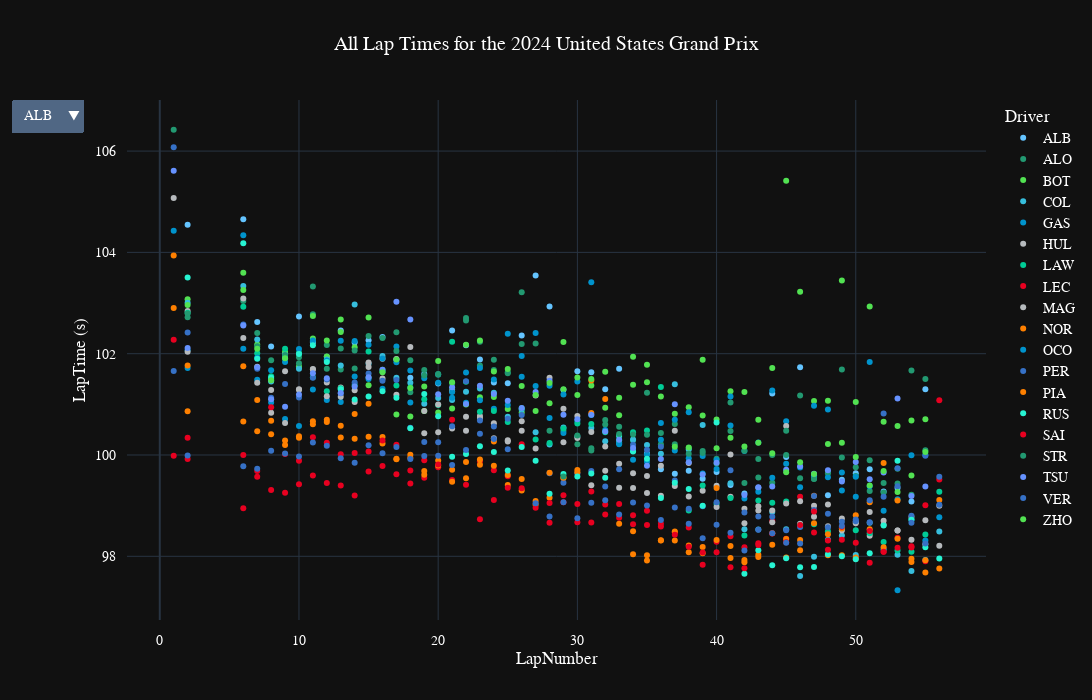

Source (notebook cell):
### Code cell
fig_all_laps=px.scatter(GP[GP["LapTime (s)"]<GP['LapTime (s)'].min()*1.1], 
        x="LapNumber", 
        y="LapTime (s)", 
        color='Driver',
        title="All Lap Times for the {} {}".format(year,gp),
        hover_data=['Compound','TyreLife','Team','LapTime','Stint', 'PitInTime', 'PitOutTime', 'Sector1Time', 'Sector2Time', 'LapStartTime', 'Year'],
        height=700,
          width=1200, 
        template="plotly_dark",
        color_discrete_map={
                 "ALB": "#64C4FF",
                 "ALO": "#229971",
                 "BEA": "#B6BABD",
                 "BOT": "#52e252",
                 "COL": "#37BEDD",
                 "GAS": "#0093cc",
                 "HAM": "#27F4D2",
                 "HUL": "#B6BABD",
                 "LEC": "#E80020",
                 "MAG": "#B6BABD",
                 "NOR": "#FF8000",
                 "OCO": "#0093cc",
                 "PER": "#3671C6",
                 "PIA": "#FF8000",
                 "RIC": "#6692FF",
                 "RUS": "#27F4D2",
                 "SAI": "#E80020",
                 "SAR": "#37BEDD",
                 "STR": "#229971",
                 "TSU": "#6692FF",
                 "VER": "#3671C6",
                 "ZHO": "#52e252"
          },
        )
fig_all_laps.update_layout(
    title_x=0.5,
    hoverlabel=dict(
    bgcolor="white",
    font_size=16,
    font_family="PT Sans Narrow",
    # margin=dict(l=5, r=5, t=35, b=5),
    ),
    updatemenus=[
        {
            "buttons": [
                {
                    "label": t.name,
                    "method": "restyle",
                    "args": [{"visible": [t2.name == t.name for t2 in fig_all_laps.data]}],
                }
                for t in fig_all_laps.data
            ]
        }
    ],
    font=dict(
        family="PT Sans Narrow",
        size=14,
        color="White"
    ),

    yaxis = dict(
    tickmode = 'linear',
    tick0 = 0,
    dtick = 2
    ),

    margin_pad=10
)

### Figure 1 — Plotly figure (JSON) as saved in the notebook; plotly's stock layout.template omitted (floating-point values rounded to 4 significant figures; data arrays with more than 128 entries replaced by an {"elided": "..."} marker saying what was removed)
{"data": [{"customdata": {"elided": "50x11 mixed values"}, "hovertemplate": "Driver=ALB<br>LapNumber=%{x}<br>LapTime (s)=%{y}<br>Compound=%{customdata[0]}<br>TyreLife=%{customdata[1]}<br>Team=%{customdata[2]}<br>LapTime=%{customdata[3]}<br>Stint=%{customdata[4]}<br>PitInTime=%{customdata[5]}<br>PitOutTime=%{customdata[6]}<br>Sector1Time=%{customdata[7]}<br>Sector2Time=%{customdata[8]}<br>LapStartTime=%{customdata[9]}<br>Year=%{customdata[10]}<extra></extra>", "legendgroup": "ALB", "marker": {"color": "#64C4FF", "symbol": "circle"}, "mode": "markers", "name": "ALB", "orientation": "v", "showlegend": true, "type": "scatter", "x": [2, 6, 7, 8, 9, 10, 11, 12, 13, 14, 15, 16, 17, 18, 19, 20, 21, 22, 23, 24, 25, 26, 27, 28, 29, 30, 31, 32, 33, 35, 36, 37, 38, 39, 40, 41, 42, 43, 44, 45, 46, 47, 48, 49, 50, 51, 52, 53, 54, 55], "xaxis": "x", "y": [104.5, 104.7, 102.6, 102.1, 102.0, 102.7, 102.2, 101.9, 102.5, 102.2, 102.3, 102.3, 101.9, 101.5, 101.6, 101.4, 102.5, 102.2, 101.9, 101.4, 101.4, 102.4, 103.5, 102.9, 101.3, 101.7, 101.6, 101.3, 101.7, 100.0, 99.72, 99.63, 99.69, 99.53, 99.67, 99.41, 99.24, 99.35, 101.2, 99.96, 101.7, 99.55, 99.2, 99.51, 99.64, 99.72, 99.28, 99.35, 99.08, 101.3], "yaxis": "y"}, {"customdata": {"elided": "51x11 mixed values"}, "hovertemplate": "Driver=ALO<br>LapNumber=%{x}<br>LapTime (s)=%{y}<br>Compound=%{customdata[0]}<br>TyreLife=%{customdata[1]}<br>Team=%{customdata[2]}<br>LapTime=%{customdata[3]}<br>Stint=%{customdata[4]}<br>PitInTime=%{customdata[5]}<br>PitOutTime=%{customdata[6]}<br>Sector1Time=%{customdata[7]}<br>Sector2Time=%{customdata[8]}<br>LapStartTime=%{customdata[9]}<br>Year=%{customdata[10]}<extra></extra>", "legendgroup": "ALO", "marker": {"color": "#229971", "symbol": "circle"}, "mode": "markers", "name": "ALO", "orientation": "v", "showlegend": true, "type": "scatter", "x": [1, 2, 6, 7, 8, 9, 10, 11, 12, 13, 14, 15, 16, 17, 18, 19, 20, 21, 22, 23, 24, 25, 26, 28, 29, 30, 31, 32, 33, 34, 35, 36, 37, 38, 39, 40, 41, 42, 43, 44, 45, 46, 47, 48, 49, 50, 51, 52, 53, 54, 55], "xaxis": "x", "y": [106.4, 102.7, 103.0, 102.4, 101.5, 102.0, 101.9, 103.3, 101.7, 101.7, 101.7, 101.5, 101.7, 102.4, 101.2, 101.7, 101.6, 101.3, 102.7, 101.8, 101.9, 101.6, 102.2, 100.5, 100.5, 100.2, 100.1, 100.6, 100.6, 100.3, 101.2, 100.2, 100.6, 100.1, 100.1, 99.93, 101.0, 99.44, 99.55, 99.45, 100.0, 99.54, 99.53, 99.64, 99.95, 99.58, 99.29, 99.26, 99.73, 101.7, 100.1], "yaxis": "y"}, {"customdata": {"elided": "50x11 mixed values"}, "hovertemplate": "Driver=BOT<br>LapNumber=%{x}<br>LapTime (s)=%{y}<br>Compound=%{customdata[0]}<br>TyreLife=%{customdata[1]}<br>Team=%{customdata[2]}<br>LapTime=%{customdata[3]}<br>Stint=%{customdata[4]}<br>PitInTime=%{customdata[5]}<br>PitOutTime=%{customdata[6]}<br>Sector1Time=%{customdata[7]}<br>Sector2Time=%{customdata[8]}<br>LapStartTime=%{customdata[9]}<br>Year=%{customdata[10]}<extra></extra>", "legendgroup": "BOT", "marker": {"color": "#52e252", "symbol": "circle"}, "mode": "markers", "name": "BOT", "orientation": "v", "showlegend": true, "type": "scatter", "x": [2, 6, 7, 8, 9, 10, 11, 12, 13, 14, 15, 17, 18, 19, 20, 21, 22, 23, 24, 25, 26, 27, 28, 29, 30, 31, 32, 33, 34, 35, 36, 37, 38, 39, 40, 41, 42, 43, 44, 45, 46, 47, 48, 49, 50, 51, 52, 53, 54, 55], "xaxis": "x", "y": [103.1, 103.6, 102.2, 101.5, 102.0, 101.7, 102.3, 101.9, 102.7, 102.1, 102.7, 100.8, 100.8, 100.9, 100.8, 100.9, 101.0, 101.1, 101.1, 100.9, 100.8, 100.9, 101.0, 101.3, 101.2, 101.4, 100.9, 100.8, 101.9, 101.4, 101.2, 100.8, 100.9, 100.8, 100.7, 101.3, 101.2, 100.7, 101.7, 105.4, 103.2, 101.1, 101.1, 103.4, 101.0, 102.9, 100.7, 100.6, 100.7, 100.7], "yaxis": "y"}, {"customdata": {"elided": "51x11 mixed values"}, "hovertemplate": "Driver=COL<br>LapNumber=%{x}<br>LapTime (s)=%{y}<br>Compound=%{customdata[0]}<br>TyreLife=%{customdata[1]}<br>Team=%{customdata[2]}<br>LapTime=%{customdata[3]}<br>Stint=%{customdata[4]}<br>PitInTime=%{customdata[5]}<br>PitOutTime=%{customdata[6]}<br>Sector1Time=%{customdata[7]}<br>Sector2Time=%{customdata[8]}<br>LapStartTime=%{customdata[9]}<br>Year=%{customdata[10]}<extra></extra>", "legendgroup": "COL", "marker": {"color": "#37BEDD", "symbol": "circle"}, "mode": "markers", "name": "COL", "orientation": "v", "showlegend": true, "type": "scatter", "x": [2, 6, 7, 8, 9, 10, 11, 12, 13, 14, 15, 16, 17, 18, 19, 20, 21, 22, 23, 24, 25, 26, 27, 28, 29, 30, 31, 32, 33, 34, 35, 36, 37, 38, 39, 41, 42, 43, 44, 45, 46, 47, 48, 49, 50, 51, 52, 53, 54, 55, 56], "xaxis": "x", "y": [103.0, 103.3, 102.3, 101.5, 102.0, 101.7, 102.2, 101.9, 101.8, 103.0, 101.8, 102.0, 101.5, 101.4, 101.0, 101.1, 101.1, 101.2, 101.3, 101.2, 100.8, 100.9, 100.5, 100.2, 100.5, 100.4, 100.5, 100.3, 100.2, 100.3, 100.2, 100.0, 101.4, 100.1, 100.6, 99.44, 98.53, 98.53, 98.88, 98.53, 97.61, 97.99, 98.33, 98.41, 98.03, 98.67, 98.13, 98.03, 97.71, 97.93, 98.49], "yaxis": "y"}, {"customdata": {"elided": "52x11 mixed values"}, "hovertemplate": "Driver=GAS<br>LapNumber=%{x}<br>LapTime (s)=%{y}<br>Compound=%{customdata[0]}<br>TyreLife=%{customdata[1]}<br>Team=%{customdata[2]}<br>LapTime=%{customdata[3]}<br>Stint=%{customdata[4]}<br>PitInTime=%{customdata[5]}<br>PitOutTime=%{customdata[6]}<br>Sector1Time=%{customdata[7]}<br>Sector2Time=%{customdata[8]}<br>LapStartTime=%{customdata[9]}<br>Year=%{customdata[10]}<extra></extra>", "legendgroup": "GAS", "marker": {"color": "#0093cc", "symbol": "circle"}, "mode": "markers", "name": "GAS", "orientation": "v", "showlegend": true, "type": "scatter", "x": [1, 2, 6, 7, 8, 9, 10, 11, 12, 13, 14, 15, 16, 17, 18, 20, 21, 22, 23, 24, 25, 26, 27, 28, 29, 30, 31, 32, 33, 34, 35, 36, 37, 38, 39, 40, 41, 42, 43, 44, 45, 46, 47, 48, 49, 50, 51, 52, 53, 54, 55, 56], "xaxis": "x", "y": [104.4, 102.1, 102.1, 101.5, 101.0, 100.7, 100.6, 101.3, 101.1, 101.0, 101.6, 101.5, 101.3, 102.1, 101.0, 101.6, 101.1, 101.0, 101.1, 100.9, 101.0, 102.0, 102.4, 100.7, 100.4, 100.7, 100.8, 100.5, 100.2, 99.91, 99.87, 100.6, 100.7, 100.8, 99.98, 99.9, 100.6, 99.14, 99.28, 99.55, 100.7, 99.36, 101.0, 99.56, 99.3, 99.17, 99.38, 98.9, 99.13, 98.73, 98.31, 98.77], "yaxis": "y"}, {"customdata": {"elided": "51x11 mixed values"}, "hovertemplate": "Driver=HUL<br>LapNumber=%{x}<br>LapTime (s)=%{y}<br>Compound=%{customdata[0]}<br>TyreLife=%{customdata[1]}<br>Team=%{customdata[2]}<br>LapTime=%{customdata[3]}<br>Stint=%{customdata[4]}<br>PitInTime=%{customdata[5]}<br>PitOutTime=%{customdata[6]}<br>Sector1Time=%{customdata[7]}<br>Sector2Time=%{customdata[8]}<br>LapStartTime=%{customdata[9]}<br>Year=%{customdata[10]}<extra></extra>", "legendgroup": "HUL", "marker": {"color": "#B6BABD", "symbol": "circle"}, "mode": "markers", "name": "HUL", "orientation": "v", "showlegend": true, "type": "scatter", "x": [2, 6, 7, 8, 9, 10, 11, 12, 13, 14, 15, 16, 17, 18, 19, 20, 21, 22, 23, 24, 25, 26, 27, 29, 30, 31, 32, 33, 34, 35, 36, 37, 38, 39, 40, 41, 42, 43, 44, 45, 46, 47, 48, 49, 50, 51, 52, 53, 54, 55, 56], "xaxis": "x", "y": [102.8, 103.1, 101.4, 101.3, 101.7, 101.3, 101.7, 101.4, 101.3, 101.0, 101.8, 101.5, 101.2, 102.1, 100.4, 100.4, 100.5, 100.8, 100.8, 100.3, 100.3, 100.7, 101.2, 100.9, 100.3, 99.4, 99.69, 99.36, 99.35, 99.25, 99.2, 99.39, 99.18, 99.29, 99.39, 99.18, 98.94, 98.91, 98.9, 100.6, 98.64, 99.0, 98.59, 98.51, 98.65, 98.4, 98.7, 98.51, 98.78, 98.71, 99], "yaxis": "y"}, {"customdata": {"elided": "51x11 mixed values"}, "hovertemplate": "Driver=LAW<br>LapNumber=%{x}<br>LapTime (s)=%{y}<br>Compound=%{customdata[0]}<br>TyreLife=%{customdata[1]}<br>Team=%{customdata[2]}<br>LapTime=%{customdata[3]}<br>Stint=%{customdata[4]}<br>PitInTime=%{customdata[5]}<br>PitOutTime=%{customdata[6]}<br>Sector1Time=%{customdata[7]}<br>Sector2Time=%{customdata[8]}<br>LapStartTime=%{customdata[9]}<br>Year=%{customdata[10]}<extra></extra>", "legendgroup": "LAW", "marker": {"color": "#00cc96", "symbol": "circle"}, "mode": "markers", "name": "LAW", "orientation": "v", "showlegend": true, "type": "scatter", "x": [2, 6, 7, 8, 9, 10, 11, 12, 13, 14, 15, 16, 17, 18, 19, 20, 21, 22, 23, 24, 25, 26, 27, 28, 29, 30, 31, 32, 33, 34, 35, 36, 38, 39, 40, 41, 42, 43, 44, 45, 46, 47, 48, 49, 50, 51, 52, 53, 54, 55, 56], "xaxis": "x", "y": [102.8, 102.9, 102.0, 101.6, 102.1, 102.0, 101.5, 101.3, 101.3, 101.4, 102.0, 101.6, 101.4, 101.3, 101.1, 101.0, 102.2, 101.4, 100.9, 100.9, 100.7, 100.9, 100.3, 100.2, 100.5, 100.6, 100.6, 100.5, 100.3, 100.4, 100.5, 101.3, 98.91, 99.4, 99.03, 99.15, 98.41, 99.1, 99.06, 99.08, 98.62, 98.63, 98.49, 98.56, 98.51, 98.45, 98.28, 98.11, 98.09, 98.43, 99.27], "yaxis": "y"}, {"customdata": {"elided": "52x11 mixed values"}, "hovertemplate": "Driver=LEC<br>LapNumber=%{x}<br>LapTime (s)=%{y}<br>Compound=%{customdata[0]}<br>TyreLife=%{customdata[1]}<br>Team=%{customdata[2]}<br>LapTime=%{customdata[3]}<br>Stint=%{customdata[4]}<br>PitInTime=%{customdata[5]}<br>PitOutTime=%{customdata[6]}<br>Sector1Time=%{customdata[7]}<br>Sector2Time=%{customdata[8]}<br>LapStartTime=%{customdata[9]}<br>Year=%{customdata[10]}<extra></extra>", "legendgroup": "LEC", "marker": {"color": "#E80020", "symbol": "circle"}, "mode": "markers", "name": "LEC", "orientation": "v", "showlegend": true, "type": "scatter", "x": [1, 2, 6, 7, 8, 9, 10, 11, 12, 13, 14, 15, 16, 17, 18, 19, 20, 21, 22, 23, 24, 25, 26, 28, 29, 30, 31, 32, 33, 34, 35, 36, 37, 38, 39, 40, 41, 42, 43, 44, 45, 46, 47, 48, 49, 50, 51, 52, 53, 54, 55, 56], "xaxis": "x", "y": [99.99, 100.3, 98.95, 99.57, 99.31, 99.26, 99.42, 99.6, 99.45, 99.4, 99.2, 99.67, 99.78, 99.62, 99.44, 99.55, 99.76, 99.51, 99.41, 99.88, 99.7, 99.58, 100.2, 98.66, 99.07, 99.03, 98.67, 98.83, 99.03, 98.63, 98.9, 98.64, 98.48, 98.57, 97.83, 98.29, 98.39, 98.18, 98.26, 98.7, 98.35, 99.18, 98.47, 98.31, 98.33, 97.95, 97.88, 98.09, 98.36, 98.17, 97.9, 99.52], "yaxis": "y"}, {"customdata": {"elided": "51x11 mixed values"}, "hovertemplate": "Driver=MAG<br>LapNumber=%{x}<br>LapTime (s)=%{y}<br>Compound=%{customdata[0]}<br>TyreLife=%{customdata[1]}<br>Team=%{customdata[2]}<br>LapTime=%{customdata[3]}<br>Stint=%{customdata[4]}<br>PitInTime=%{customdata[5]}<br>PitOutTime=%{customdata[6]}<br>Sector1Time=%{customdata[7]}<br>Sector2Time=%{customdata[8]}<br>LapStartTime=%{customdata[9]}<br>Year=%{customdata[10]}<extra></extra>", "legendgroup": "MAG", "marker": {"color": "#B6BABD", "symbol": "circle"}, "mode": "markers", "name": "MAG", "orientation": "v", "showlegend": true, "type": "scatter", "x": [1, 2, 6, 7, 8, 9, 10, 11, 12, 13, 14, 15, 16, 17, 19, 20, 21, 22, 23, 24, 25, 26, 27, 28, 29, 30, 31, 32, 33, 34, 35, 36, 37, 38, 40, 41, 42, 43, 44, 45, 46, 47, 48, 49, 50, 51, 52, 53, 54, 55, 56], "xaxis": "x", "y": [105.1, 102.0, 102.3, 101.7, 100.8, 100.6, 101.3, 101.7, 101.2, 101.2, 101.3, 101.7, 101.9, 101.9, 100.9, 101.0, 101.3, 100.5, 100.7, 100.6, 100.3, 100.5, 100.1, 101.5, 100.2, 100.8, 100.5, 100.2, 99.83, 99.64, 99.58, 99.79, 100.5, 99.84, 98.97, 100.0, 98.65, 98.99, 98.67, 99.05, 99.08, 98.78, 99.03, 98.75, 98.68, 98.88, 98.62, 98.51, 98.33, 98.24, 98.21], "yaxis": "y"}, {"customdata": {"elided": "52x11 mixed values"}, "hovertemplate": "Driver=NOR<br>LapNumber=%{x}<br>LapTime (s)=%{y}<br>Compound=%{customdata[0]}<br>TyreLife=%{customdata[1]}<br>Team=%{customdata[2]}<br>LapTime=%{customdata[3]}<br>Stint=%{customdata[4]}<br>PitInTime=%{customdata[5]}<br>PitOutTime=%{customdata[6]}<br>Sector1Time=%{customdata[7]}<br>Sector2Time=%{customdata[8]}<br>LapStartTime=%{customdata[9]}<br>Year=%{customdata[10]}<extra></extra>", "legendgroup": "NOR", "marker": {"color": "#FF8000", "symbol": "circle"}, "mode": "markers", "name": "NOR", "orientation": "v", "showlegend": true, "type": "scatter", "x": [1, 2, 6, 7, 8, 9, 10, 11, 12, 13, 14, 15, 16, 17, 18, 19, 20, 21, 22, 23, 24, 25, 26, 27, 28, 29, 30, 31, 33, 34, 35, 36, 37, 38, 39, 40, 41, 42, 43, 44, 45, 46, 47, 48, 49, 50, 51, 52, 53, 54, 55, 56], "xaxis": "x", "y": [102.9, 100.9, 100.7, 100.5, 100.4, 100.2, 100.4, 100.7, 100.7, 100.3, 100.3, 100.4, 100.4, 99.92, 99.94, 99.61, 99.89, 99.47, 99.54, 99.81, 99.79, 99.61, 99.53, 99.09, 99.16, 99.55, 99.7, 101.5, 98.64, 98.04, 97.92, 98.32, 98.31, 98.08, 98.06, 98.32, 97.97, 97.92, 98.03, 98.23, 98.34, 98.12, 99.19, 98.44, 98.55, 98.81, 99.07, 99.84, 98.35, 97.89, 97.68, 97.76], "yaxis": "y"}, {"customdata": {"elided": "49x11 mixed values"}, "hovertemplate": "Driver=OCO<br>LapNumber=%{x}<br>LapTime (s)=%{y}<br>Compound=%{customdata[0]}<br>TyreLife=%{customdata[1]}<br>Team=%{customdata[2]}<br>LapTime=%{customdata[3]}<br>Stint=%{customdata[4]}<br>PitInTime=%{customdata[5]}<br>PitOutTime=%{customdata[6]}<br>Sector1Time=%{customdata[7]}<br>Sector2Time=%{customdata[8]}<br>LapStartTime=%{customdata[9]}<br>Year=%{customdata[10]}<extra></extra>", "legendgroup": "OCO", "marker": {"color": "#0093cc", "symbol": "circle"}, "mode": "markers", "name": "OCO", "orientation": "v", "showlegend": true, "type": "scatter", "x": [2, 6, 7, 8, 9, 10, 11, 12, 13, 14, 15, 16, 17, 18, 19, 20, 21, 22, 23, 24, 25, 26, 27, 28, 29, 30, 31, 33, 34, 35, 36, 37, 38, 39, 40, 41, 42, 43, 44, 45, 46, 47, 48, 49, 50, 51, 53, 54, 55], "xaxis": "x", "y": [101.7, 104.3, 101.9, 101.7, 101.8, 102.1, 102.3, 101.9, 102.3, 102.2, 102.2, 101.9, 101.8, 101.7, 101.5, 101.4, 101.2, 101.6, 101.7, 101.5, 102.4, 101.5, 101.4, 101.4, 101.2, 101.5, 103.4, 100.2, 100.1, 100.0, 100.3, 100.1, 99.94, 99.64, 99.72, 101.2, 100.1, 100.2, 101.3, 99.83, 99.75, 99.6, 100.9, 99.66, 99.57, 101.8, 97.33, 99.99, 100.0], "yaxis": "y"}, {"customdata": {"elided": "52x11 mixed values"}, "hovertemplate": "Driver=PER<br>LapNumber=%{x}<br>LapTime (s)=%{y}<br>Compound=%{customdata[0]}<br>TyreLife=%{customdata[1]}<br>Team=%{customdata[2]}<br>LapTime=%{customdata[3]}<br>Stint=%{customdata[4]}<br>PitInTime=%{customdata[5]}<br>PitOutTime=%{customdata[6]}<br>Sector1Time=%{customdata[7]}<br>Sector2Time=%{customdata[8]}<br>LapStartTime=%{customdata[9]}<br>Year=%{customdata[10]}<extra></extra>", "legendgroup": "PER", "marker": {"color": "#3671C6", "symbol": "circle"}, "mode": "markers", "name": "PER", "orientation": "v", "showlegend": true, "type": "scatter", "x": [1, 2, 6, 7, 8, 9, 10, 11, 12, 13, 14, 15, 16, 17, 18, 19, 20, 21, 22, 23, 24, 25, 26, 28, 29, 30, 31, 32, 33, 34, 35, 36, 37, 38, 39, 40, 41, 42, 43, 44, 45, 46, 47, 48, 49, 50, 51, 52, 53, 54, 55, 56], "xaxis": "x", "y": [106.1, 102.4, 102.6, 101.7, 101.1, 101.4, 101.1, 101.5, 101.5, 101.2, 101.4, 101.6, 101.5, 101.5, 100.5, 100.3, 100.3, 100.6, 101.5, 100.7, 100.6, 100.1, 100.8, 99.64, 99.45, 99.63, 99.68, 99.38, 99.72, 100.2, 100.1, 100.2, 99.5, 98.94, 98.99, 99.07, 99.7, 98.87, 98.79, 98.78, 98.51, 98.58, 98.91, 98.84, 98.68, 98.73, 98.67, 99.18, 99.74, 98.8, 99.99, 99.57], "yaxis": "y"}, {"customdata": {"elided": "52x11 mixed values"}, "hovertemplate": "Driver=PIA<br>LapNumber=%{x}<br>LapTime (s)=%{y}<br>Compound=%{customdata[0]}<br>TyreLife=%{customdata[1]}<br>Team=%{customdata[2]}<br>LapTime=%{customdata[3]}<br>Stint=%{customdata[4]}<br>PitInTime=%{customdata[5]}<br>PitOutTime=%{customdata[6]}<br>Sector1Time=%{customdata[7]}<br>Sector2Time=%{customdata[8]}<br>LapStartTime=%{customdata[9]}<br>Year=%{customdata[10]}<extra></extra>", "legendgroup": "PIA", "marker": {"color": "#FF8000", "symbol": "circle"}, "mode": "markers", "name": "PIA", "orientation": "v", "showlegend": true, "type": "scatter", "x": [1, 2, 6, 7, 8, 9, 10, 11, 12, 13, 14, 15, 16, 17, 18, 19, 20, 21, 22, 23, 24, 25, 26, 27, 28, 29, 30, 31, 32, 34, 35, 36, 37, 38, 39, 40, 41, 42, 43, 44, 45, 46, 47, 48, 49, 50, 51, 52, 53, 54, 55, 56], "xaxis": "x", "y": [103.9, 101.8, 101.8, 101.1, 100.7, 100.3, 100.3, 100.6, 100.7, 100.6, 100.8, 101.0, 100.2, 99.92, 100.0, 99.69, 99.79, 99.71, 99.86, 99.91, 100.3, 99.41, 99.3, 99.02, 99.65, 99.55, 99.66, 100.8, 101.1, 98.5, 98.02, 98.31, 98.49, 98.21, 98.18, 99.35, 98.21, 97.88, 97.98, 98.45, 97.98, 98.32, 98.66, 98.02, 98.02, 97.98, 98.53, 98.18, 99.1, 97.95, 97.92, 99.11], "yaxis": "y"}, {"customdata": {"elided": "51x11 mixed values"}, "hovertemplate": "Driver=RUS<br>LapNumber=%{x}<br>LapTime (s)=%{y}<br>Compound=%{customdata[0]}<br>TyreLife=%{customdata[1]}<br>Team=%{customdata[2]}<br>LapTime=%{customdata[3]}<br>Stint=%{customdata[4]}<br>PitInTime=%{customdata[5]}<br>PitOutTime=%{customdata[6]}<br>Sector1Time=%{customdata[7]}<br>Sector2Time=%{customdata[8]}<br>LapStartTime=%{customdata[9]}<br>Year=%{customdata[10]}<extra></extra>", "legendgroup": "RUS", "marker": {"color": "#27F4D2", "symbol": "circle"}, "mode": "markers", "name": "RUS", "orientation": "v", "showlegend": true, "type": "scatter", "x": [2, 6, 7, 8, 9, 10, 11, 12, 13, 14, 15, 16, 17, 18, 19, 20, 21, 22, 23, 24, 25, 26, 27, 28, 29, 30, 31, 32, 33, 34, 35, 36, 37, 38, 39, 40, 42, 43, 44, 45, 46, 47, 48, 49, 50, 51, 52, 53, 54, 55, 56], "xaxis": "x", "y": [103.5, 104.2, 101.9, 101.5, 101.9, 102.0, 102.2, 101.8, 101.3, 101.1, 101.2, 101.3, 101.1, 100.5, 101.2, 100.8, 99.97, 100.0, 100.2, 100.1, 99.69, 100.2, 99.89, 99.23, 99.62, 99.58, 99.63, 99.55, 100.4, 100.1, 99.92, 99.15, 99.45, 99.33, 99.0, 100.6, 97.66, 98.12, 97.83, 97.96, 97.78, 97.79, 98.04, 98.0, 97.94, 98.06, 98.61, 99.89, 98.72, 98.18, 97.95], "yaxis": "y"}, {"customdata": {"elided": "52x11 mixed values"}, "hovertemplate": "Driver=SAI<br>LapNumber=%{x}<br>LapTime (s)=%{y}<br>Compound=%{customdata[0]}<br>TyreLife=%{customdata[1]}<br>Team=%{customdata[2]}<br>LapTime=%{customdata[3]}<br>Stint=%{customdata[4]}<br>PitInTime=%{customdata[5]}<br>PitOutTime=%{customdata[6]}<br>Sector1Time=%{customdata[7]}<br>Sector2Time=%{customdata[8]}<br>LapStartTime=%{customdata[9]}<br>Year=%{customdata[10]}<extra></extra>", "legendgroup": "SAI", "marker": {"color": "#E80020", "symbol": "circle"}, "mode": "markers", "name": "SAI", "orientation": "v", "showlegend": true, "type": "scatter", "x": [1, 2, 6, 7, 8, 9, 10, 11, 12, 13, 14, 15, 16, 17, 18, 19, 20, 21, 23, 24, 25, 26, 27, 28, 29, 30, 31, 32, 33, 34, 35, 36, 37, 38, 39, 40, 41, 42, 43, 44, 45, 46, 47, 48, 49, 50, 51, 52, 53, 54, 55, 56], "xaxis": "x", "y": [102.3, 99.92, 100.0, 99.68, 100.9, 100.0, 99.89, 100.4, 100.2, 100.0, 100.0, 100.1, 100.3, 100.2, 99.7, 99.9, 99.81, 100.7, 98.73, 99.11, 99.36, 99.34, 98.96, 99.05, 99.2, 98.67, 99.28, 99.03, 98.76, 98.81, 98.62, 98.59, 98.43, 98.19, 98.08, 98.08, 97.79, 97.76, 98.22, 98.45, 98.28, 98.62, 98.88, 98.13, 98.58, 98.27, 98.5, 98.09, 98.17, 98.2, 99.01, 101.1], "yaxis": "y"}, {"customdata": {"elided": "49x11 mixed values"}, "hovertemplate": "Driver=STR<br>LapNumber=%{x}<br>LapTime (s)=%{y}<br>Compound=%{customdata[0]}<br>TyreLife=%{customdata[1]}<br>Team=%{customdata[2]}<br>LapTime=%{customdata[3]}<br>Stint=%{customdata[4]}<br>PitInTime=%{customdata[5]}<br>PitOutTime=%{customdata[6]}<br>Sector1Time=%{customdata[7]}<br>Sector2Time=%{customdata[8]}<br>LapStartTime=%{customdata[9]}<br>Year=%{customdata[10]}<extra></extra>", "legendgroup": "STR", "marker": {"color": "#229971", "symbol": "circle"}, "mode": "markers", "name": "STR", "orientation": "v", "showlegend": true, "type": "scatter", "x": [2, 7, 8, 9, 10, 11, 12, 13, 14, 15, 16, 17, 18, 19, 20, 21, 22, 23, 24, 25, 26, 27, 29, 30, 31, 32, 33, 34, 35, 36, 37, 38, 39, 40, 41, 42, 43, 44, 45, 46, 47, 48, 49, 50, 51, 52, 53, 54, 55], "xaxis": "x", "y": [102.8, 102.1, 101.9, 102.0, 101.8, 102.8, 102.2, 102.1, 102.1, 102.3, 102.3, 102.1, 101.9, 101.6, 101.6, 101.4, 102.7, 102.2, 101.7, 101.6, 103.2, 102.2, 99.58, 100.4, 100.1, 100.7, 100.4, 100.4, 100.4, 100.4, 100.2, 100.0, 100.0, 99.83, 100.5, 100.1, 99.92, 100.0, 100.5, 101.2, 99.52, 99.67, 101.7, 99.76, 99.9, 99.45, 99.44, 99.21, 101.5], "yaxis": "y"}, {"customdata": {"elided": "50x11 mixed values"}, "hovertemplate": "Driver=TSU<br>LapNumber=%{x}<br>LapTime (s)=%{y}<br>Compound=%{customdata[0]}<br>TyreLife=%{customdata[1]}<br>Team=%{customdata[2]}<br>LapTime=%{customdata[3]}<br>Stint=%{customdata[4]}<br>PitInTime=%{customdata[5]}<br>PitOutTime=%{customdata[6]}<br>Sector1Time=%{customdata[7]}<br>Sector2Time=%{customdata[8]}<br>LapStartTime=%{customdata[9]}<br>Year=%{customdata[10]}<extra></extra>", "legendgroup": "TSU", "marker": {"color": "#6692FF", "symbol": "circle"}, "mode": "markers", "name": "TSU", "orientation": "v", "showlegend": true, "type": "scatter", "x": [1, 2, 6, 7, 8, 9, 10, 11, 12, 13, 14, 15, 16, 17, 18, 20, 21, 22, 23, 24, 25, 26, 27, 28, 29, 30, 31, 32, 33, 34, 35, 36, 37, 38, 39, 40, 42, 43, 44, 45, 46, 47, 48, 49, 50, 51, 52, 53, 54, 55], "xaxis": "x", "y": [105.6, 102.1, 102.6, 101.7, 101.1, 101.0, 101.2, 101.6, 101.5, 101.2, 101.4, 101.5, 101.7, 103.0, 102.7, 101.2, 101.3, 101.0, 101.4, 101.2, 101.1, 100.9, 101.2, 101.5, 100.8, 100.7, 100.8, 100.5, 100.3, 100.1, 99.79, 99.92, 101.0, 99.86, 99.61, 99.84, 99.21, 99.36, 99.38, 99.71, 99.78, 99.63, 99.7, 99.48, 99.86, 99.52, 99.66, 101.1, 99.19, 99.38], "yaxis": "y"}, {"customdata": {"elided": "52x11 mixed values"}, "hovertemplate": "Driver=VER<br>LapNumber=%{x}<br>LapTime (s)=%{y}<br>Compound=%{customdata[0]}<br>TyreLife=%{customdata[1]}<br>Team=%{customdata[2]}<br>LapTime=%{customdata[3]}<br>Stint=%{customdata[4]}<br>PitInTime=%{customdata[5]}<br>PitOutTime=%{customdata[6]}<br>Sector1Time=%{customdata[7]}<br>Sector2Time=%{customdata[8]}<br>LapStartTime=%{customdata[9]}<br>Year=%{customdata[10]}<extra></extra>", "legendgroup": "VER", "marker": {"color": "#3671C6", "symbol": "circle"}, "mode": "markers", "name": "VER", "orientation": "v", "showlegend": true, "type": "scatter", "x": [1, 2, 6, 7, 8, 9, 10, 11, 12, 13, 14, 15, 16, 17, 18, 19, 20, 21, 22, 23, 24, 25, 27, 28, 29, 30, 31, 32, 33, 34, 35, 36, 37, 38, 39, 40, 41, 42, 43, 44, 45, 46, 47, 48, 49, 50, 51, 52, 53, 54, 55, 56], "xaxis": "x", "y": [101.7, 99.99, 99.78, 99.73, 100.1, 100.0, 99.97, 100.2, 100.2, 99.94, 99.85, 100.2, 100.0, 100.2, 99.92, 99.98, 99.99, 99.8, 100.1, 100.4, 100.3, 100.7, 99.05, 98.78, 99.07, 98.75, 99.06, 99.11, 98.83, 99.06, 99.0, 98.72, 98.96, 98.64, 98.36, 98.62, 98.46, 98.12, 98.53, 98.45, 98.27, 98.25, 99.19, 98.57, 98.6, 98.69, 99.11, 100.8, 99.38, 98.66, 98.25, 99.02], "yaxis": "y"}, {"customdata": {"elided": "48x11 mixed values"}, "hovertemplate": "Driver=ZHO<br>LapNumber=%{x}<br>LapTime (s)=%{y}<br>Compound=%{customdata[0]}<br>TyreLife=%{customdata[1]}<br>Team=%{customdata[2]}<br>LapTime=%{customdata[3]}<br>Stint=%{customdata[4]}<br>PitInTime=%{customdata[5]}<br>PitOutTime=%{customdata[6]}<br>Sector1Time=%{customdata[7]}<br>Sector2Time=%{customdata[8]}<br>LapStartTime=%{customdata[9]}<br>Year=%{customdata[10]}<extra></extra>", "legendgroup": "ZHO", "marker": {"color": "#52e252", "symbol": "circle"}, "mode": "markers", "name": "ZHO", "orientation": "v", "showlegend": true, "type": "scatter", "x": [2, 6, 7, 8, 9, 11, 12, 13, 15, 16, 17, 18, 19, 20, 21, 22, 23, 24, 25, 26, 27, 28, 29, 30, 31, 32, 33, 34, 35, 37, 38, 39, 40, 41, 42, 43, 44, 45, 46, 47, 48, 49, 50, 51, 52, 53, 54, 55], "xaxis": "x", "y": [103.0, 103.3, 102.1, 101.5, 101.9, 102.7, 102.3, 102.4, 101.4, 101.6, 101.9, 101.3, 101.4, 101.9, 101.4, 102.2, 102.3, 101.6, 101.7, 101.4, 101.2, 101.4, 102.2, 101.5, 101.5, 101.6, 101.1, 101.4, 101.8, 100.2, 100.1, 101.9, 100.1, 100.3, 100.2, 100.2, 100.0, 99.66, 99.86, 99.62, 100.2, 100.2, 99.96, 99.4, 99.68, 99.27, 99.6, 100.1], "yaxis": "y"}], "layout": {"font": {"color": "White", "family": "PT Sans Narrow", "size": 14}, "height": 700, "hoverlabel": {"bgcolor": "white", "font": {"family": "PT Sans Narrow", "size": 16}}, "legend": {"title": {"text": "Driver"}, "tracegroupgap": 0}, "margin": {"pad": 10}, "title": {"text": "All Lap Times for the 2024 United States Grand Prix", "x": 0.5}, "updatemenus": [{"buttons": [{"args": [{"visible": [true, false, false, false, false, false, false, false, false, false, false, false, false, false, false, false, false, false, false]}], "label": "ALB", "method": "restyle"}, {"args": [{"visible": [false, true, false, false, false, false, false, false, false, false, false, false, false, false, false, false, false, false, false]}], "label": "ALO", "method": "restyle"}, {"args": [{"visible": [false, false, true, false, false, false, false, false, false, false, false, false, false, false, false, false, false, false, false]}], "label": "BOT", "method": "restyle"}, {"args": [{"visible": [false, false, false, true, false, false, false, false, false, false, false, false, false, false, false, false, false, false, false]}], "label": "COL", "method": "restyle"}, {"args": [{"visible": [false, false, false, false, true, false, false, false, false, false, false, false, false, false, false, false, false, false, false]}], "label": "GAS", "method": "restyle"}, {"args": [{"visible": [false, false, false, false, false, true, false, false, false, false, false, false, false, false, false, false, false, false, false]}], "label": "HUL", "method": "restyle"}, {"args": [{"visible": [false, false, false, false, false, false, true, false, false, false, false, false, false, false, false, false, false, false, false]}], "label": "LAW", "method": "restyle"}, {"args": [{"visible": [false, false, false, false, false, false, false, true, false, false, false, false, false, false, false, false, false, false, false]}], "label": "LEC", "method": "restyle"}, {"args": [{"visible": [false, false, false, false, false, false, false, false, true, false, false, false, false, false, false, false, false, false, false]}], "label": "MAG", "method": "restyle"}, {"args": [{"visible": [false, false, false, false, false, false, false, false, false, true, false, false, false, false, false, false, false, false, false]}], "label": "NOR", "method": "restyle"}, {"args": [{"visible": [false, false, false, false, false, false, false, false, false, false, true, false, false, false, false, false, false, false, false]}], "label": "OCO", "method": "restyle"}, {"args": [{"visible": [false, false, false, false, false, false, false, false, false, false, false, true, false, false, false, false, false, false, false]}], "label": "PER", "method": "restyle"}, {"args": [{"visible": [false, false, false, false, false, false, false, false, false, false, false, false, true, false, false, false, false, false, false]}], "label": "PIA", "method": "restyle"}, {"args": [{"visible": [false, false, false, false, false, false, false, false, false, false, false, false, false, true, false, false, false, false, false]}], "label": "RUS", "method": "restyle"}, {"args": [{"visible": [false, false, false, false, false, false, false, false, false, false, false, false, false, false, true, false, false, false, false]}], "label": "SAI", "method": "restyle"}, {"args": [{"visible": [false, false, false, false, false, false, false, false, false, false, false, false, false, false, false, true, false, false, false]}], "label": "STR", "method": "restyle"}, {"args": [{"visible": [false, false, false, false, false, false, false, false, false, false, false, false, false, false, false, false, true, false, false]}], "label": "TSU", "method": "restyle"}, {"args": [{"visible": [false, false, false, false, false, false, false, false, false, false, false, false, false, false, false, false, false, true, false]}], "label": "VER", "method": "restyle"}, {"args": [{"visible": [false, false, false, false, false, false, false, false, false, false, false, false, false, false, false, false, false, false, true]}], "label": "ZHO", "method": "restyle"}]}], "width": 1200, "xaxis": {"anchor": "y", "domain": [0, 1], "title": {"text": "LapNumber"}}, "yaxis": {"anchor": "x", "domain": [0, 1], "dtick": 2, "tick0": 0, "tickmode": "linear", "title": {"text": "LapTime (s)"}}}}
